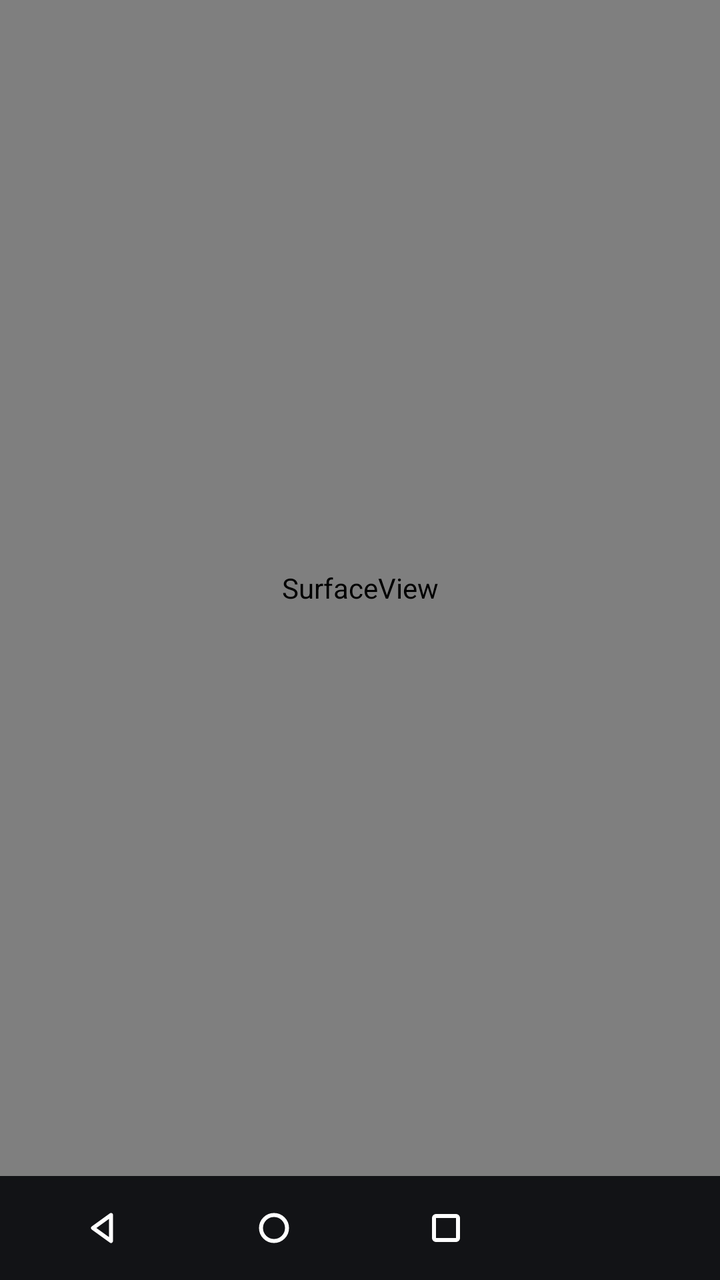
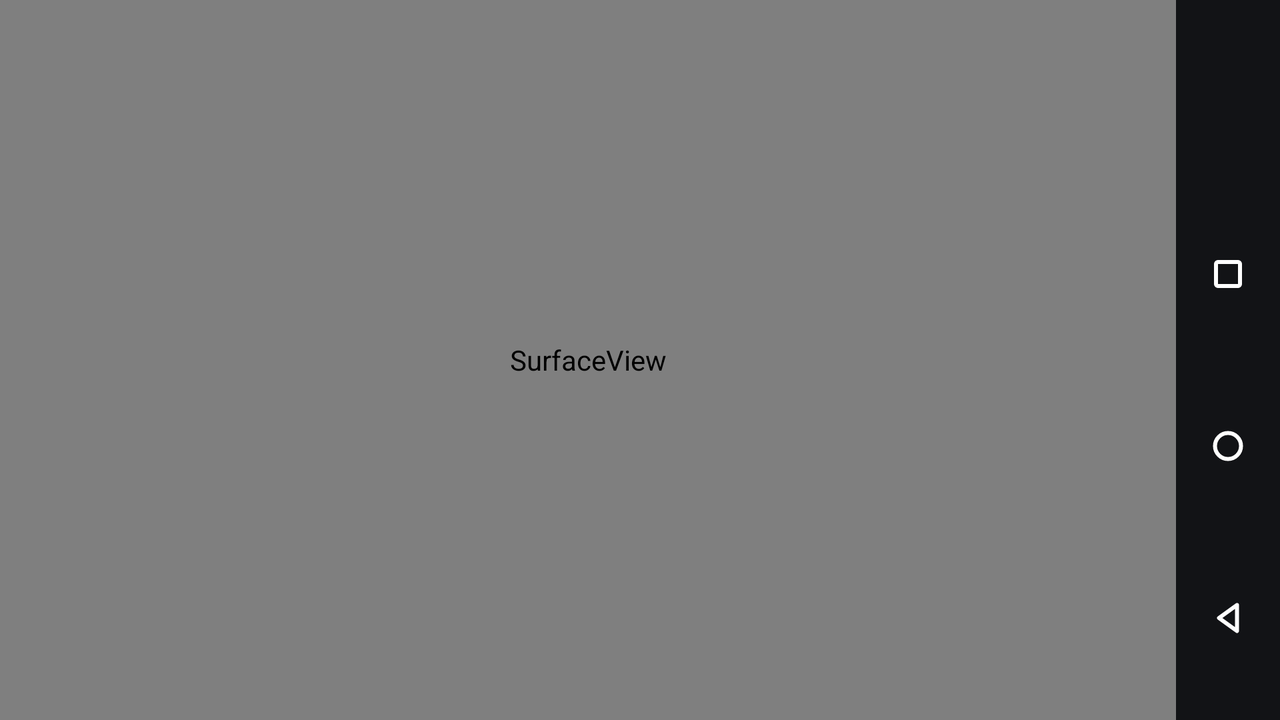

An Android layout and its configuration variant, each rendered on a device that would load it. The default file and the variant file are quoted in full after the pictures.
<!-- AndroidManifest.xml: application theme AppTheme -->
<!-- res/layout/surface.xml -->
<?xml version="1.0" encoding="utf-8"?>
<LinearLayout xmlns:android="http://schemas.android.com/apk/res/android"
    xmlns:tools="http://schemas.android.com/tools"
    android:id="@+id/container1"
    android:layout_width="match_parent"
    android:layout_height="match_parent"
    android:background="#FF000000"
    android:orientation="vertical">

    <SurfaceView
        android:id="@+id/decoder_surface"
        android:layout_width="match_parent"
        android:layout_height="0dp"
        android:layout_weight="1" />

    <LinearLayout
        android:id="@+id/nav_button_bar"
        android:layout_width="match_parent"
        android:layout_height="52dp"
        android:background="#FF121316"
        android:gravity="center"
        android:orientation="horizontal"
        android:paddingLeft="8dp"
        android:paddingRight="8dp"
        android:visibility="gone"
        tools:visibility="visible">

        <ImageButton
            android:id="@+id/back_button"
            android:layout_width="0dp"
            android:layout_height="match_parent"
            android:layout_weight="1"
            android:background="@drawable/bg_nav_button"
            android:contentDescription="Back"
            android:scaleType="center"
            android:src="@drawable/ic_nav_back" />

        <ImageButton
            android:id="@+id/home_button"
            android:layout_width="0dp"
            android:layout_height="match_parent"
            android:layout_weight="1"
            android:background="@drawable/bg_nav_button"
            android:contentDescription="Home"
            android:scaleType="center"
            android:src="@drawable/ic_nav_home" />

        <ImageButton
            android:id="@+id/appswitch_button"
            android:layout_width="0dp"
            android:layout_height="match_parent"
            android:layout_weight="1"
            android:background="@drawable/bg_nav_button"
            android:contentDescription="Recent apps"
            android:scaleType="center"
            android:src="@drawable/ic_nav_recents" />

        <ImageButton
            android:id="@+id/power_button"
            android:layout_width="0dp"
            android:layout_height="match_parent"
            android:layout_weight="1"
            android:background="@drawable/bg_nav_button"
            android:contentDescription="Power"
            android:scaleType="center"
            android:src="@drawable/ic_nav_power" />

    </LinearLayout>

</LinearLayout>
<!-- resources referenced by this layout -->
<resources>
  <!-- drawable bg_nav_button (drawable) -->
  <?xml version="1.0" encoding="utf-8"?>
  <ripple xmlns:android="http://schemas.android.com/apk/res/android"
      android:color="#33FFFFFF"
      android:radius="24dp" />
  <!-- drawable ic_nav_back (drawable) -->
  <vector xmlns:android="http://schemas.android.com/apk/res/android"
      android:width="24dp"
      android:height="24dp"
      android:viewportWidth="24"
      android:viewportHeight="24">
      <path
          android:fillColor="#00000000"
          android:pathData="M16.5,5.5L7.5,12L16.5,18.5Z"
          android:strokeWidth="2"
          android:strokeColor="#FFFFFFFF"
          android:strokeLineCap="round"
          android:strokeLineJoin="round" />
  </vector>
  <!-- drawable ic_nav_home (drawable) -->
  <vector xmlns:android="http://schemas.android.com/apk/res/android"
      android:width="24dp"
      android:height="24dp"
      android:viewportWidth="24"
      android:viewportHeight="24">
      <path
          android:fillColor="#00000000"
          android:pathData="M5.5,12a6.5,6.5 0,1 0,13 0a6.5,6.5 0,1 0,-13 0"
          android:strokeWidth="2"
          android:strokeColor="#FFFFFFFF"
          android:strokeLineCap="round"
          android:strokeLineJoin="round" />
  </vector>
  <!-- drawable ic_nav_recents (drawable) -->
  <vector xmlns:android="http://schemas.android.com/apk/res/android"
      android:width="24dp"
      android:height="24dp"
      android:viewportWidth="24"
      android:viewportHeight="24">
      <path
          android:fillColor="#00000000"
          android:pathData="M7,6h10a1,1 0,0 1,1 1v10a1,1 0,0 1,-1 1h-10a1,1 0,0 1,-1 -1v-10a1,1 0,0 1,1 -1z"
          android:strokeWidth="2"
          android:strokeColor="#FFFFFFFF"
          android:strokeLineCap="round"
          android:strokeLineJoin="round" />
  </vector>
  <color name="md_primary">#0061A4</color>
  <color name="md_on_primary">#FFFFFF</color>
  <color name="md_primary_container">#D1E4FF</color>
  <color name="md_on_primary_container">#001D36</color>
  <color name="md_secondary">#535F70</color>
  <color name="md_on_secondary">#FFFFFF</color>
  <color name="md_secondary_container">#D7E3F7</color>
  <color name="md_on_secondary_container">#101C2B</color>
  <color name="md_tertiary">#6B5778</color>
  <color name="md_on_tertiary">#FFFFFF</color>
  <color name="md_tertiary_container">#F2DAFF</color>
  <color name="md_on_tertiary_container">#251431</color>
  <color name="md_error">#BA1A1A</color>
  <color name="md_on_error">#FFFFFF</color>
  <color name="md_error_container">#FFDAD6</color>
  <color name="md_on_error_container">#410002</color>
  <color name="md_surface">#F8F9FF</color>
  <color name="md_on_surface">#191C20</color>
  <color name="md_surface_variant">#DFE2EB</color>
  <color name="md_on_surface_variant">#43474E</color>
  <color name="md_outline">#73777F</color>
  <color name="md_outline_variant">#C3C7CF</color>
  <color name="md_surface_container_lowest">#FFFFFF</color>
  <color name="md_surface_container_low">#F2F3FA</color>
  <color name="md_surface_container">#ECEEF4</color>
  <color name="md_surface_container_high">#E6E8EE</color>
  <color name="md_surface_container_highest">#E1E2E8</color>
  <style name="ThemeOverlay.App.MaterialAlertDialog" parent="ThemeOverlay.Material3.MaterialAlertDialog" />
  <!-- some entries are left out for length -->
</resources>
<!-- res/layout-land/surface.xml (the repository's variant of the layout above) -->
<!-- drawn on the phone turned sideways -->
<?xml version="1.0" encoding="utf-8"?>
<LinearLayout xmlns:android="http://schemas.android.com/apk/res/android"
    xmlns:tools="http://schemas.android.com/tools"
    android:id="@+id/container1"
    android:layout_width="match_parent"
    android:layout_height="match_parent"
    android:background="#FF000000"
    android:orientation="horizontal">

    <SurfaceView
        android:id="@+id/decoder_surface"
        android:layout_width="0dp"
        android:layout_height="match_parent"
        android:layout_weight="1" />

    <LinearLayout
        android:id="@+id/nav_button_bar"
        android:layout_width="52dp"
        android:layout_height="match_parent"
        android:background="#FF121316"
        android:gravity="center"
        android:orientation="vertical"
        android:paddingTop="8dp"
        android:paddingBottom="8dp"
        android:visibility="gone"
        tools:visibility="visible">

        <ImageButton
            android:id="@+id/power_button"
            android:layout_width="match_parent"
            android:layout_height="0dp"
            android:layout_weight="1"
            android:background="@drawable/bg_nav_button"
            android:contentDescription="Power"
            android:scaleType="center"
            android:src="@drawable/ic_nav_power" />

        <ImageButton
            android:id="@+id/appswitch_button"
            android:layout_width="match_parent"
            android:layout_height="0dp"
            android:layout_weight="1"
            android:background="@drawable/bg_nav_button"
            android:contentDescription="Recent apps"
            android:scaleType="center"
            android:src="@drawable/ic_nav_recents" />

        <ImageButton
            android:id="@+id/home_button"
            android:layout_width="match_parent"
            android:layout_height="0dp"
            android:layout_weight="1"
            android:background="@drawable/bg_nav_button"
            android:contentDescription="Home"
            android:scaleType="center"
            android:src="@drawable/ic_nav_home" />

        <ImageButton
            android:id="@+id/back_button"
            android:layout_width="match_parent"
            android:layout_height="0dp"
            android:layout_weight="1"
            android:background="@drawable/bg_nav_button"
            android:contentDescription="Back"
            android:scaleType="center"
            android:src="@drawable/ic_nav_back" />

    </LinearLayout>

</LinearLayout>
